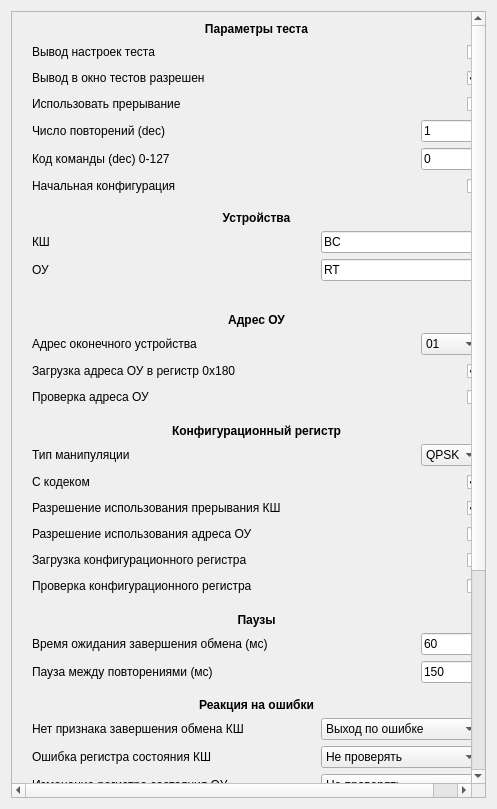
<?xml version="1.0" encoding="UTF-8"?>
<ui version="4.0">
 <class>AlienTestDefault</class>
 <widget class="QDialog" name="AlienTestDefault">
  <property name="geometry">
   <rect>
    <x>0</x>
    <y>0</y>
    <width>497</width>
    <height>809</height>
   </rect>
  </property>
  <property name="sizePolicy">
   <sizepolicy hsizetype="Fixed" vsizetype="Fixed">
    <horstretch>0</horstretch>
    <verstretch>0</verstretch>
   </sizepolicy>
  </property>
  <property name="baseSize">
   <size>
    <width>0</width>
    <height>900</height>
   </size>
  </property>
  <property name="windowTitle">
   <string>Перебор чужих адресов. Настройки.</string>
  </property>
  <property name="windowIcon">
   <iconset resource="../tgca/tgca.qrc">
    <normaloff>:/pictogram/melee.png</normaloff>:/pictogram/melee.png</iconset>
  </property>
  <layout class="QHBoxLayout" name="horizontalLayout">
   <item>
    <widget class="QScrollArea" name="scrollArea">
     <property name="widgetResizable">
      <bool>true</bool>
     </property>
     <widget class="QWidget" name="scrollAreaWidgetContents">
      <property name="geometry">
       <rect>
        <x>0</x>
        <y>-221</y>
        <width>459</width>
        <height>1008</height>
       </rect>
      </property>
      <layout class="QGridLayout" name="gridLayout">
       <property name="leftMargin">
        <number>20</number>
       </property>
       <property name="topMargin">
        <number>10</number>
       </property>
       <property name="rightMargin">
        <number>16</number>
       </property>
       <property name="bottomMargin">
        <number>6</number>
       </property>
       <property name="horizontalSpacing">
        <number>10</number>
       </property>
       <item row="5" column="0">
        <widget class="QLabel" name="labelCodes">
         <property name="text">
          <string>Код команды (dec) 0-127</string>
         </property>
        </widget>
       </item>
       <item row="6" column="0" colspan="4">
        <widget class="QLabel" name="labelInit">
         <property name="text">
          <string>Начальная конфигурация</string>
         </property>
        </widget>
       </item>
       <item row="47" column="1" colspan="3">
        <widget class="QLabel" name="labelBegin">
         <property name="maximumSize">
          <size>
           <width>150</width>
           <height>16777215</height>
          </size>
         </property>
         <property name="text">
          <string>Начальное значение (hex)</string>
         </property>
        </widget>
       </item>
       <item row="10" column="3" colspan="2">
        <widget class="QLineEdit" name="lineEditDevRT">
         <property name="text">
          <string>RT</string>
         </property>
        </widget>
       </item>
       <item row="3" column="0">
        <widget class="QLabel" name="labelUseInt">
         <property name="text">
          <string>Использовать прерывание</string>
         </property>
        </widget>
       </item>
       <item row="22" column="0" colspan="4">
        <widget class="QLabel" name="labelCodec">
         <property name="text">
          <string>С кодеком</string>
         </property>
        </widget>
       </item>
       <item row="2" column="4">
        <widget class="QCheckBox" name="checkBoxOut">
         <property name="minimumSize">
          <size>
           <width>0</width>
           <height>20</height>
          </size>
         </property>
         <property name="maximumSize">
          <size>
           <width>40</width>
           <height>16777215</height>
          </size>
         </property>
         <property name="layoutDirection">
          <enum>Qt::RightToLeft</enum>
         </property>
         <property name="text">
          <string/>
         </property>
         <property name="checked">
          <bool>true</bool>
         </property>
        </widget>
       </item>
       <item row="6" column="4">
        <widget class="QCheckBox" name="checkBoxInit">
         <property name="minimumSize">
          <size>
           <width>0</width>
           <height>20</height>
          </size>
         </property>
         <property name="maximumSize">
          <size>
           <width>40</width>
           <height>16777215</height>
          </size>
         </property>
         <property name="layoutDirection">
          <enum>Qt::RightToLeft</enum>
         </property>
         <property name="text">
          <string/>
         </property>
        </widget>
       </item>
       <item row="48" column="0">
        <widget class="QRadioButton" name="radioButtonRand">
         <property name="text">
          <string>Случайное</string>
         </property>
         <attribute name="buttonGroup">
          <string notr="true">buttonGroupData</string>
         </attribute>
        </widget>
       </item>
       <item row="57" column="0" colspan="5">
        <widget class="QLabel" name="labelSpace6">
         <property name="maximumSize">
          <size>
           <width>16777215</width>
           <height>8</height>
          </size>
         </property>
         <property name="text">
          <string/>
         </property>
        </widget>
       </item>
       <item row="39" column="3" colspan="2">
        <widget class="QComboBox" name="comboBoxBCIntErr">
         <property name="maximumSize">
          <size>
           <width>160</width>
           <height>16777215</height>
          </size>
         </property>
         <property name="currentIndex">
          <number>1</number>
         </property>
         <item>
          <property name="text">
           <string>Сообщение об ошибке</string>
          </property>
         </item>
         <item>
          <property name="text">
           <string>Выход по ошибке</string>
          </property>
         </item>
        </widget>
       </item>
       <item row="27" column="0" colspan="5">
        <widget class="QLabel" name="labelSpace3">
         <property name="maximumSize">
          <size>
           <width>16777215</width>
           <height>5</height>
          </size>
         </property>
         <property name="text">
          <string/>
         </property>
        </widget>
       </item>
       <item row="65" column="2">
        <widget class="QComboBox" name="comboBoxBCOutPref">
         <item>
          <property name="text">
           <string>первые</string>
          </property>
         </item>
         <item>
          <property name="text">
           <string>каждые</string>
          </property>
         </item>
        </widget>
       </item>
       <item row="41" column="3" colspan="2">
        <widget class="QComboBox" name="comboBoxErrStatusRT">
         <property name="maximumSize">
          <size>
           <width>160</width>
           <height>16777215</height>
          </size>
         </property>
         <item>
          <property name="text">
           <string>Не проверять</string>
          </property>
         </item>
         <item>
          <property name="text">
           <string>Сообщать об ошибке</string>
          </property>
         </item>
        </widget>
       </item>
       <item row="50" column="3">
        <widget class="QComboBox" name="comboBoxUnit">
         <property name="maximumSize">
          <size>
           <width>60</width>
           <height>16777215</height>
          </size>
         </property>
         <item>
          <property name="text">
           <string>1</string>
          </property>
         </item>
         <item>
          <property name="text">
           <string>2</string>
          </property>
         </item>
         <item>
          <property name="text">
           <string>4</string>
          </property>
         </item>
        </widget>
       </item>
       <item row="43" column="0" colspan="5">
        <widget class="QLabel" name="labelHeaderData">
         <property name="font">
          <font>
           <weight>75</weight>
           <bold>true</bold>
          </font>
         </property>
         <property name="text">
          <string>Генерация данных</string>
         </property>
         <property name="alignment">
          <set>Qt::AlignCenter</set>
         </property>
        </widget>
       </item>
       <item row="40" column="3" colspan="2">
        <widget class="QComboBox" name="comboBoxErrStatusBC">
         <property name="maximumSize">
          <size>
           <width>160</width>
           <height>16777215</height>
          </size>
         </property>
         <item>
          <property name="text">
           <string>Не проверять</string>
          </property>
         </item>
         <item>
          <property name="text">
           <string>Сообщать об ошибке</string>
          </property>
         </item>
        </widget>
       </item>
       <item row="23" column="4">
        <widget class="QCheckBox" name="checkBoxEnaInt">
         <property name="minimumSize">
          <size>
           <width>0</width>
           <height>20</height>
          </size>
         </property>
         <property name="maximumSize">
          <size>
           <width>40</width>
           <height>16777215</height>
          </size>
         </property>
         <property name="layoutDirection">
          <enum>Qt::RightToLeft</enum>
         </property>
         <property name="text">
          <string/>
         </property>
         <property name="checked">
          <bool>true</bool>
         </property>
        </widget>
       </item>
       <item row="23" column="0" colspan="4">
        <widget class="QLabel" name="labelEnaInt">
         <property name="text">
          <string>Разрешение использования прерывания КШ</string>
         </property>
        </widget>
       </item>
       <item row="8" column="0" colspan="5">
        <widget class="QLabel" name="labelHeaderDevices">
         <property name="font">
          <font>
           <weight>75</weight>
           <bold>true</bold>
          </font>
         </property>
         <property name="text">
          <string>Устройства</string>
         </property>
         <property name="alignment">
          <set>Qt::AlignHCenter|Qt::AlignTop</set>
         </property>
        </widget>
       </item>
       <item row="29" column="0" colspan="4">
        <widget class="QLabel" name="labelTime">
         <property name="text">
          <string>Время ожидания завершения обмена (мс)</string>
         </property>
        </widget>
       </item>
       <item row="14" column="4">
        <widget class="QComboBox" name="comboBoxRTA">
         <property name="maximumSize">
          <size>
           <width>60</width>
           <height>16777215</height>
          </size>
         </property>
         <property name="currentIndex">
          <number>1</number>
         </property>
         <item>
          <property name="text">
           <string>00</string>
          </property>
         </item>
         <item>
          <property name="text">
           <string>01</string>
          </property>
         </item>
         <item>
          <property name="text">
           <string>02</string>
          </property>
         </item>
         <item>
          <property name="text">
           <string>03</string>
          </property>
         </item>
         <item>
          <property name="text">
           <string>04</string>
          </property>
         </item>
         <item>
          <property name="text">
           <string>05</string>
          </property>
         </item>
         <item>
          <property name="text">
           <string>06</string>
          </property>
         </item>
         <item>
          <property name="text">
           <string>07</string>
          </property>
         </item>
         <item>
          <property name="text">
           <string>08</string>
          </property>
         </item>
         <item>
          <property name="text">
           <string>09</string>
          </property>
         </item>
         <item>
          <property name="text">
           <string>10</string>
          </property>
         </item>
         <item>
          <property name="text">
           <string>11</string>
          </property>
         </item>
         <item>
          <property name="text">
           <string>12</string>
          </property>
         </item>
         <item>
          <property name="text">
           <string>13</string>
          </property>
         </item>
         <item>
          <property name="text">
           <string>14</string>
          </property>
         </item>
         <item>
          <property name="text">
           <string>15</string>
          </property>
         </item>
         <item>
          <property name="text">
           <string>16</string>
          </property>
         </item>
         <item>
          <property name="text">
           <string>17</string>
          </property>
         </item>
         <item>
          <property name="text">
           <string>18</string>
          </property>
         </item>
         <item>
          <property name="text">
           <string>19</string>
          </property>
         </item>
         <item>
          <property name="text">
           <string>20</string>
          </property>
         </item>
         <item>
          <property name="text">
           <string>21</string>
          </property>
         </item>
         <item>
          <property name="text">
           <string>22</string>
          </property>
         </item>
         <item>
          <property name="text">
           <string>23</string>
          </property>
         </item>
         <item>
          <property name="text">
           <string>24</string>
          </property>
         </item>
         <item>
          <property name="text">
           <string>25</string>
          </property>
         </item>
         <item>
          <property name="text">
           <string>26</string>
          </property>
         </item>
         <item>
          <property name="text">
           <string>27</string>
          </property>
         </item>
         <item>
          <property name="text">
           <string>28</string>
          </property>
         </item>
         <item>
          <property name="text">
           <string>29</string>
          </property>
         </item>
         <item>
          <property name="text">
           <string>30</string>
          </property>
         </item>
        </widget>
       </item>
       <item row="17" column="0" colspan="4">
        <widget class="QLabel" name="labelRTARegLoad">
         <property name="text">
          <string>Загрузка адреса ОУ в регистр 0x180</string>
         </property>
        </widget>
       </item>
       <item row="67" column="3">
        <widget class="QLineEdit" name="lineEditRTOut">
         <property name="inputMethodHints">
          <set>Qt::ImhDigitsOnly</set>
         </property>
         <property name="alignment">
          <set>Qt::AlignRight|Qt::AlignTrailing|Qt::AlignVCenter</set>
         </property>
        </widget>
       </item>
       <item row="3" column="4">
        <widget class="QCheckBox" name="checkBoxUseInt">
         <property name="minimumSize">
          <size>
           <width>0</width>
           <height>20</height>
          </size>
         </property>
         <property name="maximumSize">
          <size>
           <width>40</width>
           <height>16777215</height>
          </size>
         </property>
         <property name="layoutDirection">
          <enum>Qt::RightToLeft</enum>
         </property>
         <property name="text">
          <string/>
         </property>
         <property name="tristate">
          <bool>true</bool>
         </property>
        </widget>
       </item>
       <item row="9" column="3" colspan="2">
        <widget class="QLineEdit" name="lineEditDevBC">
         <property name="text">
          <string>BC</string>
         </property>
        </widget>
       </item>
       <item row="5" column="4">
        <widget class="QLineEdit" name="lineEditCode">
         <property name="maximumSize">
          <size>
           <width>60</width>
           <height>16777215</height>
          </size>
         </property>
         <property name="inputMask">
          <string>009</string>
         </property>
         <property name="text">
          <string>0</string>
         </property>
        </widget>
       </item>
       <item row="1" column="0" colspan="3">
        <widget class="QLabel" name="labelParamView">
         <property name="text">
          <string>Вывод настроек теста</string>
         </property>
        </widget>
       </item>
       <item row="12" column="0" colspan="2">
        <widget class="QLabel" name="labelSpaceN">
         <property name="maximumSize">
          <size>
           <width>16777215</width>
           <height>8</height>
          </size>
         </property>
         <property name="text">
          <string/>
         </property>
        </widget>
       </item>
       <item row="4" column="0">
        <widget class="QLabel" name="labelHeaderRepeat">
         <property name="text">
          <string>Число повторений (dec)</string>
         </property>
        </widget>
       </item>
       <item row="4" column="4">
        <widget class="QLineEdit" name="lineEditCycle">
         <property name="maximumSize">
          <size>
           <width>60</width>
           <height>16777215</height>
          </size>
         </property>
         <property name="inputMask">
          <string>0009</string>
         </property>
         <property name="text">
          <string>1</string>
         </property>
        </widget>
       </item>
       <item row="2" column="0" colspan="3">
        <widget class="QLabel" name="labelOutput">
         <property name="text">
          <string>Вывод в окно тестов разрешен</string>
         </property>
        </widget>
       </item>
       <item row="51" column="3" colspan="2">
        <widget class="QLineEdit" name="lineEditBufLen">
         <property name="maximumSize">
          <size>
           <width>90</width>
           <height>16777215</height>
          </size>
         </property>
         <property name="inputMask">
          <string>000009</string>
         </property>
         <property name="text">
          <string>500056</string>
         </property>
        </widget>
       </item>
       <item row="51" column="0" colspan="3">
        <widget class="QLabel" name="labelBufLen">
         <property name="text">
          <string>Размер массива данных в байтах (dec)</string>
         </property>
        </widget>
       </item>
       <item row="11" column="0" colspan="5">
        <widget class="QLabel" name="labelSpace2">
         <property name="maximumSize">
          <size>
           <width>16777215</width>
           <height>6</height>
          </size>
         </property>
         <property name="text">
          <string/>
         </property>
        </widget>
       </item>
       <item row="49" column="1" colspan="3">
        <widget class="QLabel" name="labelNumStep">
         <property name="text">
          <string>Число шагов до сброса (dec)</string>
         </property>
        </widget>
       </item>
       <item row="1" column="4">
        <widget class="QCheckBox" name="checkBoxParamView">
         <property name="minimumSize">
          <size>
           <width>0</width>
           <height>20</height>
          </size>
         </property>
         <property name="maximumSize">
          <size>
           <width>40</width>
           <height>16777215</height>
          </size>
         </property>
         <property name="layoutDirection">
          <enum>Qt::RightToLeft</enum>
         </property>
         <property name="text">
          <string/>
         </property>
         <property name="checked">
          <bool>false</bool>
         </property>
        </widget>
       </item>
       <item row="65" column="3">
        <widget class="QLineEdit" name="lineEditBCOut">
         <property name="inputMethodHints">
          <set>Qt::ImhDigitsOnly</set>
         </property>
         <property name="alignment">
          <set>Qt::AlignRight|Qt::AlignTrailing|Qt::AlignVCenter</set>
         </property>
        </widget>
       </item>
       <item row="17" column="4">
        <widget class="QCheckBox" name="checkBoxRTALoad">
         <property name="minimumSize">
          <size>
           <width>0</width>
           <height>20</height>
          </size>
         </property>
         <property name="maximumSize">
          <size>
           <width>40</width>
           <height>16777215</height>
          </size>
         </property>
         <property name="layoutDirection">
          <enum>Qt::RightToLeft</enum>
         </property>
         <property name="text">
          <string/>
         </property>
         <property name="checked">
          <bool>true</bool>
         </property>
        </widget>
       </item>
       <item row="67" column="4">
        <widget class="QLabel" name="labelRTOutSuf">
         <property name="maximumSize">
          <size>
           <width>40</width>
           <height>16777215</height>
          </size>
         </property>
         <property name="text">
          <string>раз</string>
         </property>
        </widget>
       </item>
       <item row="30" column="0" colspan="3">
        <widget class="QLabel" name="labelPause">
         <property name="text">
          <string>Пауза между повторениями (мс)</string>
         </property>
        </widget>
       </item>
       <item row="39" column="0" colspan="3">
        <widget class="QLabel" name="labelBCIntErr">
         <property name="text">
          <string>Нет признака завершения обмена КШ</string>
         </property>
        </widget>
       </item>
       <item row="40" column="0" colspan="3">
        <widget class="QLabel" name="labelErrStatusBC">
         <property name="text">
          <string>Ошибка регистра состояния КШ</string>
         </property>
        </widget>
       </item>
       <item row="41" column="0" colspan="3">
        <widget class="QLabel" name="labelErrStatusRT">
         <property name="text">
          <string>Изменение регистра состояния ОУ</string>
         </property>
        </widget>
       </item>
       <item row="49" column="4">
        <widget class="QLineEdit" name="lineEditNumStep">
         <property name="maximumSize">
          <size>
           <width>60</width>
           <height>16777215</height>
          </size>
         </property>
        </widget>
       </item>
       <item row="22" column="4">
        <widget class="QCheckBox" name="checkBoxCodec">
         <property name="minimumSize">
          <size>
           <width>0</width>
           <height>20</height>
          </size>
         </property>
         <property name="maximumSize">
          <size>
           <width>40</width>
           <height>16777215</height>
          </size>
         </property>
         <property name="layoutDirection">
          <enum>Qt::RightToLeft</enum>
         </property>
         <property name="text">
          <string/>
         </property>
         <property name="checked">
          <bool>true</bool>
         </property>
        </widget>
       </item>
       <item row="47" column="0">
        <widget class="QRadioButton" name="radioButtonLin">
         <property name="text">
          <string>Линейное                    </string>
         </property>
         <attribute name="buttonGroup">
          <string notr="true">buttonGroupData</string>
         </attribute>
        </widget>
       </item>
       <item row="24" column="4">
        <widget class="QCheckBox" name="checkBoxEnaAddr">
         <property name="minimumSize">
          <size>
           <width>0</width>
           <height>20</height>
          </size>
         </property>
         <property name="maximumSize">
          <size>
           <width>40</width>
           <height>16777215</height>
          </size>
         </property>
         <property name="layoutDirection">
          <enum>Qt::RightToLeft</enum>
         </property>
         <property name="text">
          <string/>
         </property>
        </widget>
       </item>
       <item row="28" column="0" colspan="5">
        <widget class="QLabel" name="labelHeaderPause">
         <property name="font">
          <font>
           <weight>75</weight>
           <bold>true</bold>
          </font>
         </property>
         <property name="text">
          <string>Паузы</string>
         </property>
         <property name="alignment">
          <set>Qt::AlignCenter</set>
         </property>
        </widget>
       </item>
       <item row="9" column="0">
        <widget class="QLabel" name="labelDevBC">
         <property name="text">
          <string>КШ</string>
         </property>
        </widget>
       </item>
       <item row="67" column="1">
        <widget class="QLabel" name="labelRTStatOut">
         <property name="text">
          <string>Вывод</string>
         </property>
         <property name="alignment">
          <set>Qt::AlignRight|Qt::AlignTrailing|Qt::AlignVCenter</set>
         </property>
        </widget>
       </item>
       <item row="38" column="0" colspan="5">
        <widget class="QLabel" name="labelHeaderExit">
         <property name="font">
          <font>
           <weight>75</weight>
           <bold>true</bold>
          </font>
         </property>
         <property name="text">
          <string>Реакция на ошибки</string>
         </property>
         <property name="alignment">
          <set>Qt::AlignCenter</set>
         </property>
        </widget>
       </item>
       <item row="65" column="1">
        <widget class="QLabel" name="labelBCStatOut">
         <property name="text">
          <string>Вывод</string>
         </property>
         <property name="alignment">
          <set>Qt::AlignRight|Qt::AlignTrailing|Qt::AlignVCenter</set>
         </property>
        </widget>
       </item>
       <item row="30" column="4">
        <widget class="QLineEdit" name="lineEditPause">
         <property name="maximumSize">
          <size>
           <width>60</width>
           <height>16777215</height>
          </size>
         </property>
         <property name="inputMask">
          <string>000</string>
         </property>
         <property name="text">
          <string>150</string>
         </property>
        </widget>
       </item>
       <item row="50" column="0" colspan="3">
        <widget class="QLabel" name="labelUnit">
         <property name="text">
          <string>Размер единицы данных в байтах</string>
         </property>
        </widget>
       </item>
       <item row="67" column="2">
        <widget class="QComboBox" name="comboBoxRTOutPref">
         <item>
          <property name="text">
           <string>первые</string>
          </property>
         </item>
         <item>
          <property name="text">
           <string>каждые</string>
          </property>
         </item>
        </widget>
       </item>
       <item row="7" column="0" colspan="5">
        <widget class="QLabel" name="labelSpace1">
         <property name="maximumSize">
          <size>
           <width>16777215</width>
           <height>3</height>
          </size>
         </property>
         <property name="text">
          <string/>
         </property>
        </widget>
       </item>
       <item row="37" column="0" colspan="5">
        <widget class="QLabel" name="labelSpace4">
         <property name="maximumSize">
          <size>
           <width>16777215</width>
           <height>3</height>
          </size>
         </property>
         <property name="text">
          <string/>
         </property>
        </widget>
       </item>
       <item row="63" column="0" colspan="5">
        <widget class="QLabel" name="labelHeaderOut">
         <property name="font">
          <font>
           <weight>75</weight>
           <bold>true</bold>
          </font>
         </property>
         <property name="text">
          <string>Вывод регистров состояния</string>
         </property>
         <property name="alignment">
          <set>Qt::AlignCenter</set>
         </property>
        </widget>
       </item>
       <item row="42" column="0" colspan="5">
        <widget class="QLabel" name="labelSpace5">
         <property name="maximumSize">
          <size>
           <width>16777215</width>
           <height>6</height>
          </size>
         </property>
         <property name="text">
          <string/>
         </property>
        </widget>
       </item>
       <item row="29" column="4">
        <widget class="QLineEdit" name="lineEditTime">
         <property name="maximumSize">
          <size>
           <width>60</width>
           <height>16777215</height>
          </size>
         </property>
         <property name="inputMask">
          <string>000</string>
         </property>
         <property name="text">
          <string>60</string>
         </property>
        </widget>
       </item>
       <item row="14" column="0" colspan="2">
        <widget class="QLabel" name="labelRTA">
         <property name="text">
          <string>Адрес оконечного устройства</string>
         </property>
        </widget>
       </item>
       <item row="48" column="4">
        <widget class="QLineEdit" name="lineEditStep">
         <property name="maximumSize">
          <size>
           <width>60</width>
           <height>16777215</height>
          </size>
         </property>
         <property name="text">
          <string>0</string>
         </property>
        </widget>
       </item>
       <item row="48" column="1" colspan="3">
        <widget class="QLabel" name="labelStep">
         <property name="text">
          <string>Приращение  (dec)</string>
         </property>
        </widget>
       </item>
       <item row="13" column="0" colspan="5">
        <widget class="QLabel" name="labelHeaderRegisters">
         <property name="font">
          <font>
           <weight>75</weight>
           <bold>true</bold>
          </font>
         </property>
         <property name="text">
          <string>Адрес ОУ</string>
         </property>
         <property name="alignment">
          <set>Qt::AlignCenter</set>
         </property>
        </widget>
       </item>
       <item row="67" column="0">
        <widget class="QCheckBox" name="checkBoxRTOut">
         <property name="layoutDirection">
          <enum>Qt::RightToLeft</enum>
         </property>
         <property name="text">
          <string>ОУ:              детально</string>
         </property>
        </widget>
       </item>
       <item row="18" column="4">
        <widget class="QCheckBox" name="checkBoxCheckRTA">
         <property name="minimumSize">
          <size>
           <width>0</width>
           <height>20</height>
          </size>
         </property>
         <property name="maximumSize">
          <size>
           <width>40</width>
           <height>16777215</height>
          </size>
         </property>
         <property name="layoutDirection">
          <enum>Qt::RightToLeft</enum>
         </property>
         <property name="text">
          <string/>
         </property>
        </widget>
       </item>
       <item row="18" column="0">
        <widget class="QLabel" name="labelCheckRTA">
         <property name="text">
          <string>Проверка адреса ОУ</string>
         </property>
        </widget>
       </item>
       <item row="20" column="0" colspan="5">
        <widget class="QLabel" name="label">
         <property name="font">
          <font>
           <weight>75</weight>
           <bold>true</bold>
          </font>
         </property>
         <property name="text">
          <string>Конфигурационный регистр</string>
         </property>
         <property name="alignment">
          <set>Qt::AlignCenter</set>
         </property>
        </widget>
       </item>
       <item row="19" column="0">
        <widget class="QLabel" name="labelSpace7">
         <property name="maximumSize">
          <size>
           <width>16777215</width>
           <height>5</height>
          </size>
         </property>
         <property name="text">
          <string/>
         </property>
        </widget>
       </item>
       <item row="65" column="0">
        <widget class="QCheckBox" name="checkBoxBCOut">
         <property name="layoutDirection">
          <enum>Qt::RightToLeft</enum>
         </property>
         <property name="text">
          <string>КШ:              детально</string>
         </property>
        </widget>
       </item>
       <item row="24" column="0" colspan="4">
        <widget class="QLabel" name="labelEnaAddr">
         <property name="text">
          <string>Разрешение использования адреса ОУ</string>
         </property>
        </widget>
       </item>
       <item row="65" column="4">
        <widget class="QLabel" name="labelBCOutSuf">
         <property name="maximumSize">
          <size>
           <width>40</width>
           <height>16777215</height>
          </size>
         </property>
         <property name="text">
          <string>раз</string>
         </property>
        </widget>
       </item>
       <item row="47" column="4">
        <widget class="QLineEdit" name="lineEditBegin">
         <property name="maximumSize">
          <size>
           <width>60</width>
           <height>16777215</height>
          </size>
         </property>
         <property name="inputMethodHints">
          <set>Qt::ImhUppercaseOnly</set>
         </property>
         <property name="inputMask">
          <string>HHHHHHHH;_</string>
         </property>
         <property name="text">
          <string>0</string>
         </property>
        </widget>
       </item>
       <item row="0" column="0" colspan="5">
        <widget class="QLabel" name="labelHeaderCommand">
         <property name="font">
          <font>
           <weight>75</weight>
           <bold>true</bold>
          </font>
         </property>
         <property name="text">
          <string>Параметры теста</string>
         </property>
         <property name="alignment">
          <set>Qt::AlignCenter</set>
         </property>
        </widget>
       </item>
       <item row="21" column="0" colspan="4">
        <widget class="QLabel" name="labelManType">
         <property name="text">
          <string>Тип манипуляции</string>
         </property>
        </widget>
       </item>
       <item row="10" column="0">
        <widget class="QLabel" name="labelDevRT">
         <property name="text">
          <string>ОУ</string>
         </property>
        </widget>
       </item>
       <item row="21" column="4">
        <widget class="QComboBox" name="comboBoxManType">
         <property name="maximumSize">
          <size>
           <width>60</width>
           <height>16777215</height>
          </size>
         </property>
         <item>
          <property name="text">
           <string>QPSK</string>
          </property>
         </item>
         <item>
          <property name="text">
           <string>QAM16</string>
          </property>
         </item>
         <item>
          <property name="text">
           <string>QAM64</string>
          </property>
         </item>
        </widget>
       </item>
       <item row="25" column="0" colspan="4">
        <widget class="QLabel" name="labelLoadCfgReg">
         <property name="text">
          <string>Загрузка конфигурационного регистра</string>
         </property>
        </widget>
       </item>
       <item row="26" column="0" colspan="4">
        <widget class="QLabel" name="labelCheckCfgReg">
         <property name="text">
          <string>Проверка конфигурационного регистра</string>
         </property>
        </widget>
       </item>
       <item row="25" column="4">
        <widget class="QCheckBox" name="checkBoxLoadCfgReg">
         <property name="minimumSize">
          <size>
           <width>0</width>
           <height>20</height>
          </size>
         </property>
         <property name="maximumSize">
          <size>
           <width>40</width>
           <height>16777215</height>
          </size>
         </property>
         <property name="layoutDirection">
          <enum>Qt::RightToLeft</enum>
         </property>
         <property name="text">
          <string/>
         </property>
        </widget>
       </item>
       <item row="26" column="4">
        <widget class="QCheckBox" name="checkBoxCheckCfgReg">
         <property name="minimumSize">
          <size>
           <width>0</width>
           <height>20</height>
          </size>
         </property>
         <property name="maximumSize">
          <size>
           <width>40</width>
           <height>16777215</height>
          </size>
         </property>
         <property name="layoutDirection">
          <enum>Qt::RightToLeft</enum>
         </property>
         <property name="text">
          <string/>
         </property>
        </widget>
       </item>
      </layout>
     </widget>
    </widget>
   </item>
  </layout>
 </widget>
 <resources>
  <include location="../tgca/tgca.qrc"/>
 </resources>
 <connections/>
 <buttongroups>
  <buttongroup name="buttonGroupData"/>
 </buttongroups>
</ui>
